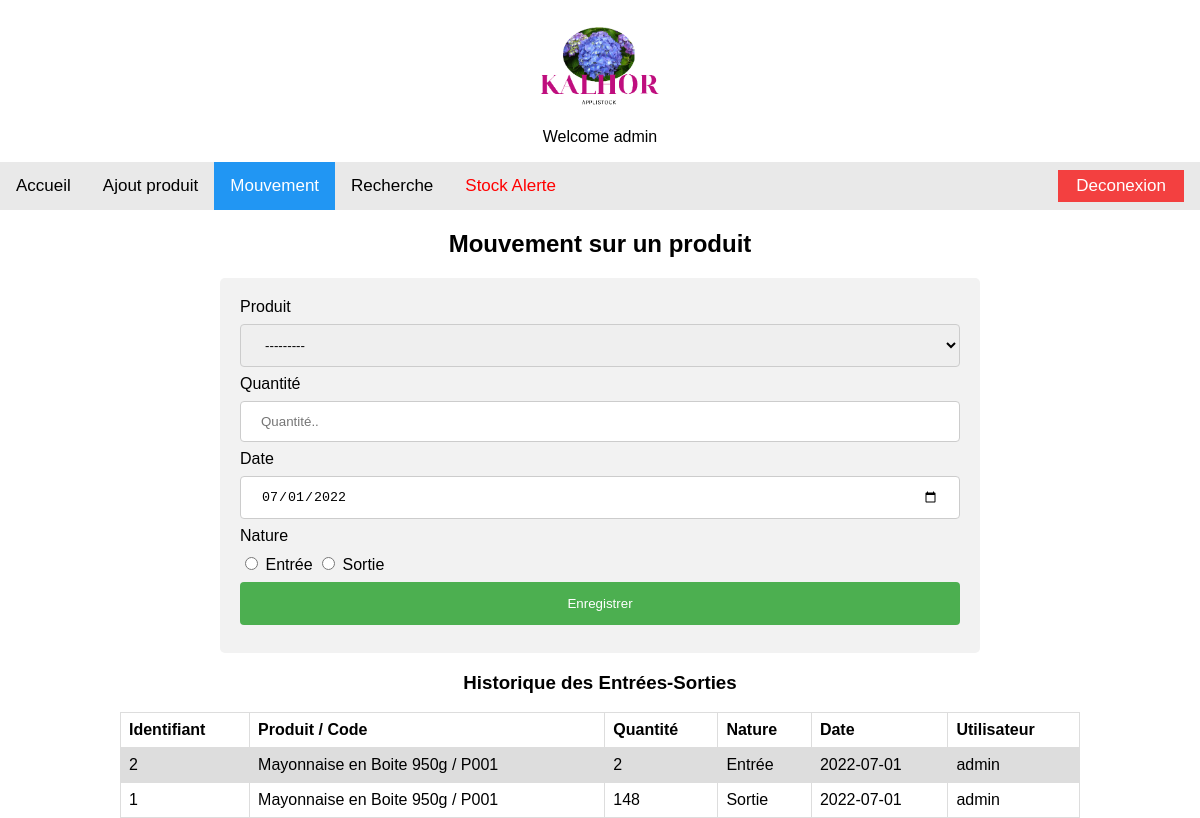
Screenshot of /mouvement.php (signed in) with the database file from the repository.
### tables this page shows
CREATE TABLE `mouvement` (
  `id_mvt` int(11) NOT NULL,
  `qte_mvt` int(11) NOT NULL,
  `date` date NOT NULL,
  `nature` varchar(10) NOT NULL,
  `code` varchar(256) NOT NULL,
  `username` varchar(20) NOT NULL
);

CREATE TABLE `produit` (
  `code` varchar(256) NOT NULL,
  `libelle` varchar(256) NOT NULL,
  `prix_unitaire` int(10) UNSIGNED NOT NULL,
  `qte` int(10) UNSIGNED NOT NULL
);

### mouvement.php (the view, shortened to what this page needs)
<?php
    include('functions/connexion.php');
?>
<!DOCTYPE html>
<html lang="fr">
<head>
    <link rel="stylesheet" type="text/css" href="assets/css/style.css" />
</head>
<body>
    <?php
        $page = "mouvement";
        include("functions/menu.php");
    ?>
    <div>
        <h2 style="text-align: center;">Mouvement sur un produit</h2>
        <div class="div-form">
            <form action="functions/mvt.php" method="POST">
                <label for="produit">Produit</label>
                <select id="produit" name="produit">
                    <option value="">---------</option>
                </select>
                <label for="qte">Quantité</label>
                <input type="number" id="qte" name="qte" placeholder="Quantité.." required>
                <label for="date">Date</label>
                <input type="date" id="date" name="date" placeholder="Date du mouvement.." required>
                <label>Nature</label><br>
                <input type="radio" id="type1" name="type" value="Entrée" required style="margin-top: 12px;"> <label for="type1">Entrée</label>
                <input type="radio" id="type2" name="type" value="Sortie" required> <label for="type2">Sortie</label>
                <input type="submit" value="Enregistrer">
            </form>
        </div>
        <h3 style="text-align: center;">Historique des Entrées-Sorties</h3>
        <?php
            $query=$db->prepare("SELECT * FROM mouvement m, produit p WHERE m.code=p.code order by id_mvt DESC");
            $query->execute();
        ?>
        <table>
            <tr>
                <th>Identifiant</th>
                <th>Produit / Code</th>
                <th>Quantité</th>
                <th>Nature</th>
                <th>Date</th>
                <th>Utilisateur</th>
            </tr>
            <?php while ($row = $query->fetch()) { ?>
                <tr>
                    <td><?= $row['id_mvt'] ?></td>
                    <td><?= $row['libelle'] ?> / <?= $row['code'] ?></td>
                    <td><?= $row['qte_mvt'] ?></td>
                    <td><?= $row['nature'] ?></td>
                    <td><?= $row['date'] ?></td>
                    <td><?= $row['username'] ?></td>
                </tr>
            <?php
                }
            ?>
        </table>
    </div>
</body>
</html>

### functions/menu.php
<div style="text-align: center;">
    <a href="home.php"><img src="assets/img/5AH59I.png" style="width: 10%; margin-top: 25px;"></a>
</div>
<p style="text-align:center;">Welcome <?= $_SESSION['username'] ?></p>
<div class="topnav" id="myTopnav">
    <a href="home.php" <?php if ($page=='home') {echo 'class="active"';} ?> >Accueil</a>
    <a href="ajout_produit.php" <?php if ($page=='ajout') {echo 'class="active"';} ?> >Ajout produit</a>
    <a href="mouvement.php" <?php if ($page=='mouvement') {echo 'class="active"';} ?> >Mouvement</a>
    <a href="recherche.php" <?php if ($page=='recherche') {echo 'class="active"';} ?> >Recherche</a>
    <a href="alerte.php" style="color: red;">Stock Alerte</a>
    <div class="login-container">
        <form action="deconnexion.php">
            <button type="submit">Deconexion</button>
        </form>
    </div>
</div>

### assets/css/style.css (style rules this page uses)
body, html { height: 100%; margin: 0; font-family: Arial }
button { background-color: #04AA6D; color: white; padding: 14px 20px; margin: 8px 0; border: none; cursor: pointer; width: 100%; }
.topnav { overflow: hidden; background-color: #e9e9e9; }
.topnav a { float: left; display: block; color: black; text-align: center; padding: 14px 16px; text-decoration: none; font-size: 17px; }
.topnav a.active { background-color: #2196F3; color: white; }
.topnav .login-container { float: right; }
.topnav .login-container button { float: right; padding: 6px 10px; margin-top: 8px; margin-right: 16px; background-color: rgb(243, 64, 64); color: white; font-size: 17px; border: none; cursor: pointer; }
table { font-family: arial, sans-serif; border-collapse: collapse; width: 80%; margin-left: auto; margin-right: auto; }
td, th { border: 1px solid #dddddd; text-align: left; padding: 8px; }
tr:nth-child(even) { background-color: #dddddd; }
input[type=text],input[type=number],input[type=date], select { width: 100%; padding: 12px 20px; margin: 8px 0; display: inline-block; border: 1px solid #ccc; border-radius: 4px; box-sizing: border-box; }
input[type=submit] { width: 100%; background-color: #4CAF50; color: white; padding: 14px 20px; margin: 8px 0; border: none; border-radius: 4px; cursor: pointer; }
.div-form { border-radius: 5px; background-color: #f2f2f2; padding: 20px; width: 60%; margin-left: auto; margin-right: auto; }

### rows the page displays
mouvement: id_mvt "2", code.libelle "Mayonnaise en Boite 950g", code.code "P001", qte_mvt "2", nature "Entrée", date "2022-07-01", username "admin"
mouvement: id_mvt "1", code.libelle "Mayonnaise en Boite 950g", code.code "P001", qte_mvt "148", nature "Sortie", date "2022-07-01", username "admin"

### other values shown
$_SESSION['username'] "admin"
